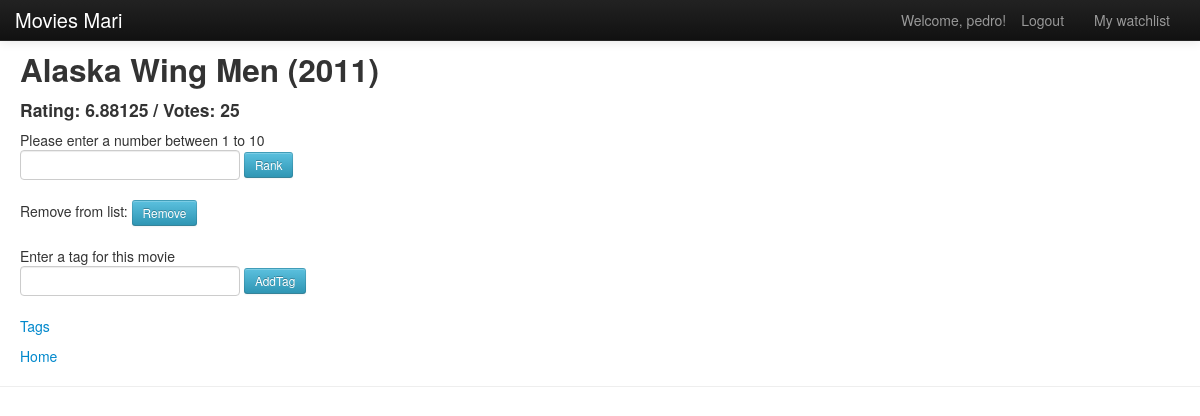
Screenshot of /movie/8/ (signed in) with the database file from the repository.
### movies/models.py (models this page shows, shortened)
class Movie(models.Model):
    title = models.CharField(max_length=100, unique=True)
    year = models.CharField(max_length=50)
    imdb_rank = models.FloatField(default=0)
    imdb_votes = models.IntegerField(default=0)
    rating = models.FloatField(default=0)
    total_votes = models.IntegerField(default=0)
    tags = models.ManyToManyField(Tag)

class MyUser(AbstractUser):
    watchlist = models.ManyToManyField(Movie)

### movies/views.py (the view)
# urls.py: url(r'^movie/(?P<movie_id>\d+)/$', views.movie_show, name='movie_show'),
def movie_show(request, movie_id):
    context_dict = {'movie_id': movie_id, 'tags': Tag.objects.order_by('name')}
    try:
        current_movie = Movie.objects.get(id=movie_id)
        context_dict['movie'] = current_movie
        context_dict['movies'] = Movie.objects.all()
        current_user_watchlist = request.user.watchlist.all()
        context_dict['user_watchlist'] = current_user_watchlist
        context_dict['rating_form'] = RatingForm()
        context_dict['tag_form'] = TagForm()
    except Movie.DoesNotExist:
            context_dict['error'] = 'The movie is not found'
    return render(request, 'movies/movie.html', context_dict)

### movies/forms.py
class RatingForm(forms.Form):
    value = forms.IntegerField(min_value=1, max_value=10, help_text="Please enter a number between 1 to 10")

class TagForm(forms.Form):
    name = forms.CharField(help_text="Enter a tag for this movie")

### templates/movies/movie.html (shortened to what this page needs)
{% extends 'movies/base.html' %}
{% load static %}
{% block body_block %}
    <link href="{% static 'css/bootstrap.css' %}" rel="stylesheet">
    <link href="{% static 'css/bootstrap-responsive.css' %}" rel="stylesheet">
    <div style="margin-top:50px;margin-left:20px">
        {% if not movie in movies %}
            <strong>{{ error }}</strong></br>
        {% else %}
            <h2>{{ movie.title }} ({{ movie.year }})</h2>
            <h4> Rating: {{ movie.rating }} / Votes: {{ movie.total_votes }}</h4>
            {% if user.is_authenticated %}
                <form class="form-inline" method="post" action="{% url "movies:add_rating_to_movie" movie.id %}">
                    {% for field in rating_form.visible_fields %}
                        {{ field.help_text }}<br />
                        {{ field }}
                    {% endfor %}
                    <input class="btn btn-small btn-info" type="submit" name="submit" value="Rank"/>
                </form>
                {% if movie in user_watchlist %}
                    <form class="form-inline" method="post" action="{% url "movies:remove_movie_from_movie" movie.id %}">
                        <label class="control-label" for="input">Remove from list:</label>
                        <input class="btn btn-small btn-info" type="submit" value="Remove"/>
                    </form>
                {% else %}
                    <form class="form-inline" method="post" action="{% url "movies:add_movie_to_list" movie.id %}">
                        {% csrf_token %}
                        <label class="control-label" for="input">Add to list:</label>
                        <input class="btn btn-small btn-info" type="submit" value="Add"/>
                    </form>
                 {% endif %}
                <form class="form-horizontal" method="post" action="{% url "movies:add_tag_to_movie" movie.id %}">
                    {% for field in tag_form.visible_fields %}
                            {{ field.help_text }}<br />
                            {{ field }}
                    {% endfor %}
                    <input class="btn btn-small btn-info" type="submit" name="submit" value="AddTag"/>
                </form>
                <div class="control-group">
                    <a href="{% url "movies:tags_movie_show" movie.id %}">Tags</a>
                </div>
            {% endif %}
        {% endif %}
        <a href="{% url "movies:index" %}">Home</a>
    </div>
{% endblock %}

### templates/movies/base.html (shortened to what this page needs)
<!DOCTYPE html>
{% load static %}
<html>
    <head>
        <link href="{% static "css/bootstrap.css" %}" rel="stylesheet" media="screen">
        <link href="{% static "css/app.css" %}" rel="stylesheet" media="screen">
    </head>
    <body>
        <div>
            {% block body_block %}PELICULAS{% endblock %}
        </div>
        <hr />
        <div class="navbar navbar-inverse navbar-fixed-top">
           <div class="navbar-inner">
               <div class="container">
                   <a class="brand" href="{% url "movies:index" %}">Movies Mari</a>
                    <div class="nav-collapse collapse">
                           <ul class="nav pull-right">
                               {% if user.is_authenticated %}
                                <li class="navbar-text">Welcome, {{ user.username }}!</li>
                                <li><a href="{% url "movies:logout" %}">Logout</a></li>
                                <li><a href="{% url "movies:user_watchlist" %}"> My watchlist</a></li>
                               {% else %}
                                <li><a href="{% url "movies:register" %}">Register</a></li>
                                <li><a href="{% url "movies:login" %}">Login</a></li>
                               {% endif %}
                           </ul>
                    </div>
               </div>
           </div>
        </div>
    </body>
</html>

### rows the page displays
Movie: title "Alaska Wing Men", year "2011", rating "6.88125", total_votes "25"
MyUser: username "pedro"

### other values shown
{{ field.help_text }} "Please enter a number between 1 to 10"
{{ field.help_text }} "Enter a tag for this movie"
